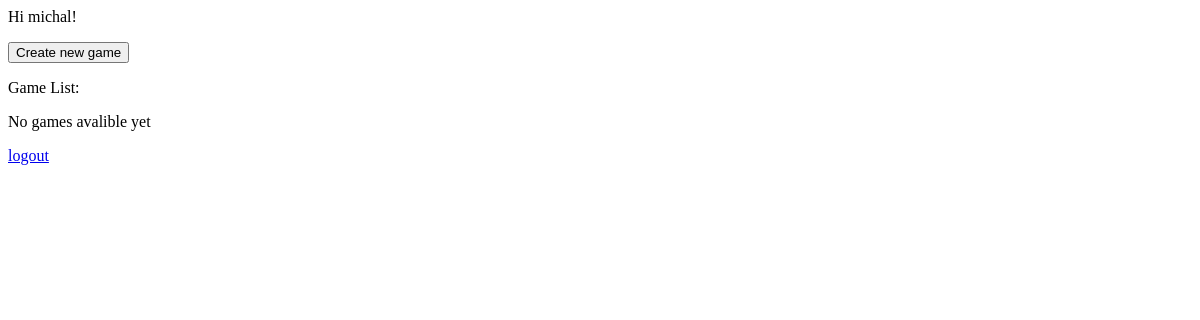
Before: / (signed in) with the older database file.
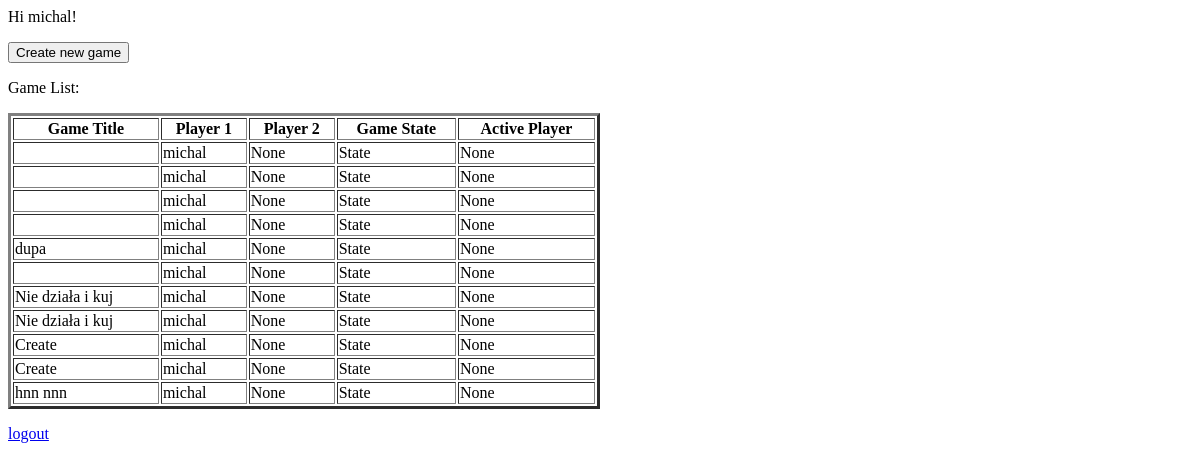
After: the same page with the newer database file.
### games/models.py (models this page shows)
class Games(models.Model):
    game_title = models.CharField(max_length=100, null=False)
    player_1 = models.ForeignKey(User, on_delete=models.CASCADE, related_name='_is_host')
    player_2 = models.ForeignKey(User, null=True, default=None, on_delete=models.CASCADE, related_name='_is_Guest')
    game_state = models.TextField()
    active_player = models.ForeignKey(User, null=True, default=None, on_delete=models.CASCADE, related_name='_is_active')

### training_wheels_game/views.py (the view)
# urls.py: path('', views.game_list, name='home'),
def game_list(request):
    games_info = Games.objects.all()
    context = {
        "game_list": games_info
    }
    return render(request, "home.html", context)

### templates/home.html (shortened to what this page needs)
{% extends 'base.html' %}
{% block content %}
{% if user.is_authenticated %}
    Hi {{ user.username }}!
    <p> <a href="{% url 'create_new_game' %}">
        <button type="submit">Create new game</button>
        </a>
    </p>
    <p>Game List: </p>
        <form>
        {% if game_list %}
        <table width="50%" border="3">
            <tr>
                <th>Game Title</th>
                <th>Player 1</th>
                <th>Player 2</th>
                <th>Game State</th>
                <th>Active Player</th>
            </tr>
            {% for game in game_list %}
                <tr>
                    <td>{{ game.game_title }}</td>
                    <td>{{ game.player_1 }}</td>
                    <td>{{ game.player_2 }}</td>
                    <td>{{ game.game_state }}</td>
                    <td>{{ game.active_player }}</td>
                </tr>
            {% endfor %}
        </table>
        {% else %}
            <p>No games avalible yet</p>
        {% endif %}
        </form>
    <p><a href="{% url 'logout' %}">logout</a></p>
{% else %}
  <p>You are not logged in or if you are new player please create an account</p>
  <a href="{% url 'login' %}"><input type="submit" value="Login"></a>
  <a href="{% url 'signup' %}"><input type="submit" value="Sign up"></a>
{% endif %}
{% endblock %}

Changed rows visible on the page:
added Games: player_1 "michal", player_2 "None", game_state "State", active_player "None"
added Games: player_1 "michal", player_2 "None", game_state "State", active_player "None"
added Games: player_1 "michal", player_2 "None", game_state "State", active_player "None"
added Games: player_1 "michal", player_2 "None", game_state "State", active_player "None"
added Games: game_title "dupa", player_1 "michal", player_2 "None", game_state "State", active_player "None"
added Games: player_1 "michal", player_2 "None", game_state "State", active_player "None"
added Games: game_title "Nie działa i kuj", player_1 "michal", player_2 "None", game_state "State", active_player "None"
added Games: game_title "Nie działa i kuj", player_1 "michal", player_2 "None", game_state "State", active_player "None"
added Games: game_title "Create", player_1 "michal", player_2 "None", game_state "State", active_player "None"
added Games: game_title "Create", player_1 "michal", player_2 "None", game_state "State", active_player "None"
added Games: game_title "hnn nnn", player_1 "michal", player_2 "None", game_state "State", active_player "None"
Other visible differences:
text no longer shown: "No games avalible yet"
text now shown: "Game Title Player 1 Player 2 Game State Active Player"
